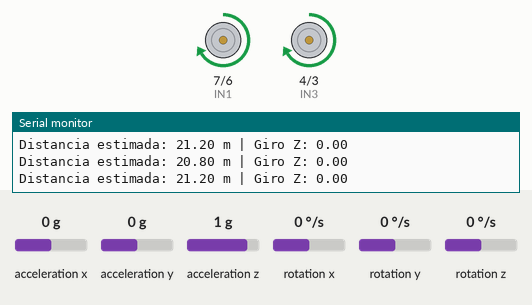
Bench run of a sketch on a simulated Arduino Uno, built with avr-gcc and run on an emulated ATmega328P. On the bench: motor-driver pin pairs drawn as motors (green arrow = first pin HIGH = forward, orange = second pin HIGH = backward, longer = more drive, scaled by the enable pin), the last lines printed to the serial monitor. Inputs (shaded band) come from the test bench; at power-on: rotation z 0 °/s, acceleration x 0 g, acceleration y 0 g, acceleration z 1 g, rotation x 0 °/s, rotation y 0 °/s.

Above: at 1.2 s.
1.3 s: rotation z set to -4 °/s
2.8 s: rotation z set to -7 °/s
At 3.5 s:
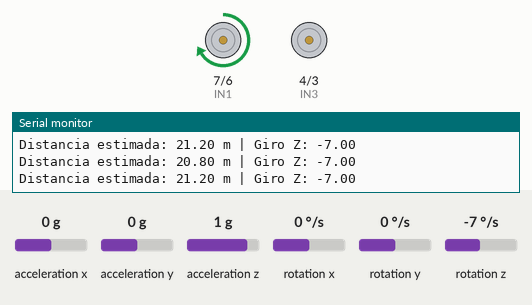
4.3 s: rotation z set to 100 °/s
At 4.7 s:
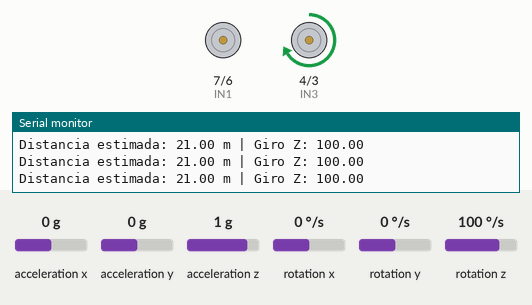
5.8 s: rotation z set to 6 °/s
7.3 s: rotation z set to 3 °/s
At 8.6 s:
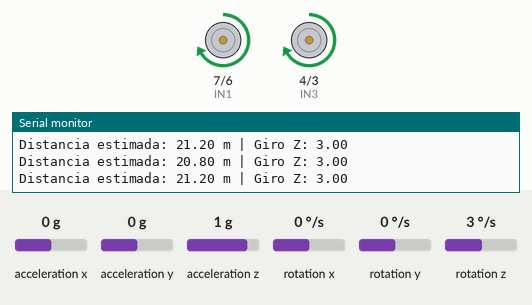
10.3 s: rotation z set to -192 °/s
At 11.3 s:
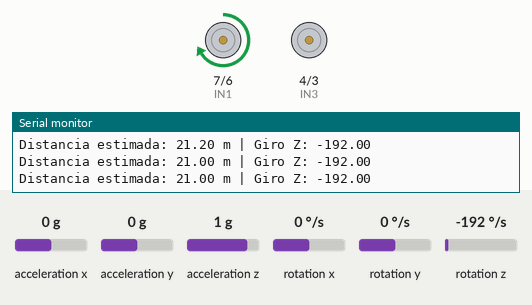
Timing chart, 0 to 12.9 s (numbered marks = the images above; inputs shaded):
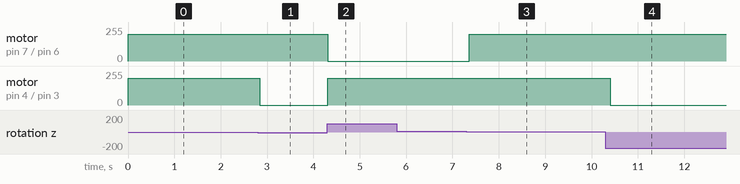

Measured:
- the behaviour switches between -5 and -6 °/s on rotation z (found by bisection; images 0 and 1)
- the behaviour switches between 5 and 4 °/s on rotation z (found by bisection; images 2 and 3)
- after the input at 2.8 s, motor on pin 4 (IN3) / pin 3 (IN4): forward 200/255 → stopped at once
- after the input at 4.3 s, motor on pin 7 (IN1) / pin 6 (IN2): forward 200/255 → stopped at once; motor on pin 4 (IN3) / pin 3 (IN4): stopped → forward 200/255 at once
- after the input at 7.3 s, motor on pin 7 (IN1) / pin 6 (IN2): stopped → forward 200/255 after 0.06 s
- after the input at 10.3 s, motor on pin 4 (IN3) / pin 3 (IN4): forward 200/255 → stopped after 0.10 s

The sketch:

allinclude.ino
```cpp
#include <Wire.h>
#include <MPU6050.h>

MPU6050 imu;

int IN1 = 7;
int IN2 = 6;
int ENA = 5;

int IN3 = 4;
int IN4 = 3;
int ENB = 10;

float velocidad = 200;  //
unsigned long t_anterior = 0;
float orientacion_deseada = 0;

void setup() {
  pinMode(IN1, OUTPUT);
  pinMode(IN2, OUTPUT);
  pinMode(ENA, OUTPUT);

  pinMode(IN3, OUTPUT);
  pinMode(IN4, OUTPUT);
  pinMode(ENB, OUTPUT);

  Wire.begin();
  imu.initialize();

  Serial.begin(9600);
  while (!imu.testConnection());

  orientacion_deseada = obtenerGiroZ();
  t_anterior = millis();
}

void loop() {
  unsigned long t_actual = millis();
  float dt = (t_actual - t_anterior) / 1000.0;
  t_anterior = t_actual;

  float giro_actual = obtenerGiroZ();
  float error = giro_actual - orientacion_deseada;

  if (abs(error) < 5) {
    moverAdelante(velocidad);
  } else if (error > 5) {
    corregirIzquierda(velocidad);
  } else if (error < -5) {
    corregirDerecha(velocidad);
  }

  float distancia = velocidad * dt;
  Serial.print("Distancia estimada: ");
  Serial.print(distancia, 2);
  Serial.print(" m | Giro Z: ");
  Serial.println(giro_actual);

  delay(100);
}

void moverAdelante(int velocidad) {
  digitalWrite(IN1, HIGH);
  digitalWrite(IN2, LOW);
  analogWrite(ENA, velocidad);

  digitalWrite(IN3, HIGH);
  digitalWrite(IN4, LOW);
  analogWrite(ENB, velocidad);
}

void corregirIzquierda(int velocidad) {
  digitalWrite(IN1, LOW);
  digitalWrite(IN2, LOW);
  analogWrite(ENA, velocidad);

  digitalWrite(IN3, HIGH);
  digitalWrite(IN4, LOW);
  analogWrite(ENB, velocidad);
}

void corregirDerecha(int velocidad) {
  digitalWrite(IN1, HIGH);
  digitalWrite(IN2, LOW);
  analogWrite(ENA, velocidad);

  digitalWrite(IN3, LOW);
  digitalWrite(IN4, LOW);
  analogWrite(ENB, velocidad);
}

float obtenerGiroZ() {
  int16_t gx, gy, gz, ax, ay, az;
  imu.getMotion6(&ax, &ay, &az, &gx, &gy, &gz);
  return gz / 131.0; // en grados por segundo
}
```
